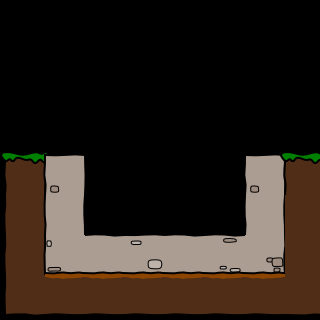

A level layout from a 2D game, rendered from its tile map. Below: a short description, then the map file with tile-grid data replaced by summaries:
An orthogonal 8x8 tile map with 40x40 px tiles, 4 tile layers (bg, walls, objects, fg), 3 tilesets.

<map version="1.0" orientation="orthogonal" width="8" height="8" tilewidth="40" tileheight="40">
 <tileset firstgid="1" name="world1" tilewidth="50" tileheight="50">
  <image source="world1.png" width="400" height="850" />
 </tileset>
 <tileset firstgid="137" name="objectpalette" tilewidth="50" tileheight="50">
  <image source="objectpalette.png" width="400" height="500" />
 </tileset>
 <tileset firstgid="217" name="background" tilewidth="40" tileheight="40">
  <image source="background1.png" width="320" height="1360" />
 </tileset>
 <layer name="bg" width="8" height="8">
  <data>[64 cells, 0 non-empty, 0 distinct tile ids]</data>
 </layer>
 <layer name="walls" width="8" height="8">
  <data>[64 cells, 24 non-empty, 13 distinct tile ids]</data>
 </layer>
 <layer name="objects" width="8" height="8">
  <data>[64 cells, 0 non-empty, 0 distinct tile ids]</data>
 </layer>
 <layer name="fg" width="8" height="8">
  <data>[64 cells, 0 non-empty, 0 distinct tile ids]</data>
 </layer>
</map>
